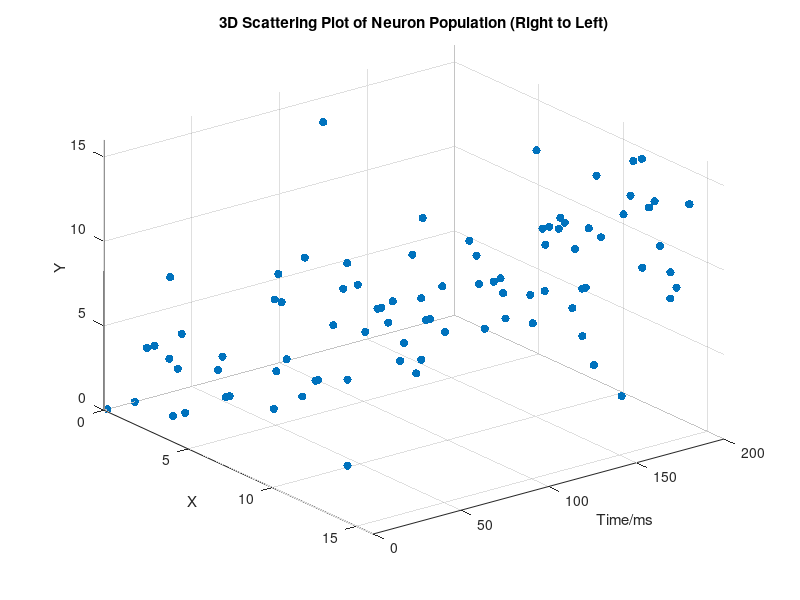

MATLAB code for this plot:
clear all;
load('new45d_2.mat');

scatter3(ts,X,Y,'filled');
axis([0 200 0 16 0 16]);
title('3D Scattering Plot of Neuron Population (Right to Left)')
xlabel('Time/ms');
ylabel('X');
zlabel('Y');
set(gca,'YDir','Reverse')